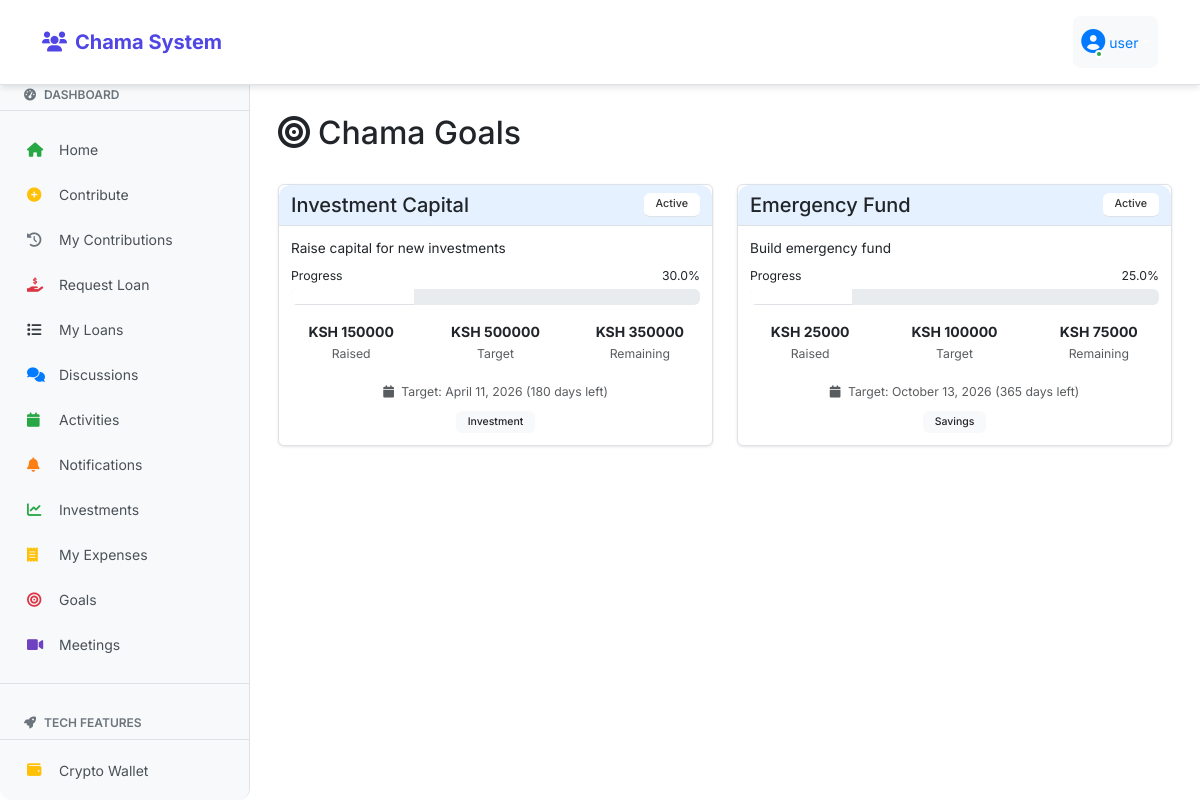
Page /goals (signed in) on the committed database.
### fixed_app.py (models this page shows, shortened)
class User(db.Model, UserMixin):
    id = db.Column(db.Integer, primary_key=True)
    username = db.Column(db.String(80), unique=True, nullable=False)
    password = db.Column(db.String(200), nullable=False)
    is_admin = db.Column(db.Boolean, default=False)
    last_seen = db.Column(db.DateTime, default=datetime.utcnow)
    is_online = db.Column(db.Boolean, default=False)
    members = db.relationship('Member', backref='user', lazy=True)

class Goal(db.Model):
    id = db.Column(db.Integer, primary_key=True)
    title = db.Column(db.String(100), nullable=False)
    description = db.Column(db.Text)
    target_amount = db.Column(db.Float, nullable=False)
    current_amount = db.Column(db.Float, default=0)
    target_date = db.Column(db.DateTime, nullable=False)
    category = db.Column(db.String(50), nullable=False)
    status = db.Column(db.String(20), default='Active')
    created_by = db.Column(db.Integer, db.ForeignKey('user.id'))
    created_date = db.Column(db.DateTime, default=datetime.utcnow)

### fixed_app.py (the view)
@app.route('/goals')
@login_required
def goals():
    goals = Goal.query.order_by(Goal.target_date).all()
    return render_template('goals/list.html', goals=goals)

### fixed_app.py (called while the page is built)
@login_manager.user_loader
def load_user(user_id):
    return db.session.get(User, int(user_id))

@app.context_processor
def inject_counts():
    if current_user.is_authenticated:
        unread_count = Notification.query.filter_by(user_id=current_user.id, is_read=False).count()
        discussion_count = Discussion.query.count()
        return dict(unread_notifications_count=unread_count, discussion_count=discussion_count)
    return dict(unread_notifications_count=0, discussion_count=0)

### templates/goals/list.html (shortened to what this page needs)
{% extends "base.html" %}
{% block content %}
<div class="container-fluid py-4">
    <div class="d-flex justify-content-between align-items-center mb-4">
        <h2><i class="fas fa-bullseye me-2"></i>Chama Goals</h2>
    </div>
    {% if goals %}
    <div class="row">
        {% for goal in goals %}
        <div class="col-md-6 mb-4">
            <div class="card">
                <div class="card-header d-flex justify-content-between align-items-center">
                    <h5 class="mb-0">{{ goal.title }}</h5>
                    <span class="badge bg-{{ 'success' if goal.status == 'Completed' else 'primary' if goal.status == 'Active' else 'secondary' }}">
                        {{ goal.status }}
                    </span>
                </div>
                <div class="card-body">
                    {% if goal.description %}
                    <p class="card-text">{{ goal.description }}</p>
                    {% endif %}
                    {% set progress = (goal.current_amount / goal.target_amount * 100) if goal.target_amount > 0 else 0 %}
                    <div class="mb-3">
                        <div class="d-flex justify-content-between mb-1">
                            <small>Progress</small>
                            <small>{{ "%.1f"|format(progress) }}%</small>
                        </div>
                        <div class="progress">
                            <div class="progress-bar bg-{{ 'success' if progress >= 100 else 'primary' }}"
                                 style="width: {{ progress }}%"></div>
                        </div>
                    </div>
                    <div class="row text-center">
                        <div class="col-4">
                            <strong>KSH {{ "%.0f"|format(goal.current_amount) }}</strong>
                            <br><small class="text-muted">Raised</small>
                        </div>
                        <div class="col-4">
                            <strong>KSH {{ "%.0f"|format(goal.target_amount) }}</strong>
                            <br><small class="text-muted">Target</small>
                        </div>
                        <div class="col-4">
                            <strong>KSH {{ "%.0f"|format(goal.target_amount - goal.current_amount) }}</strong>
                            <br><small class="text-muted">Remaining</small>
                        </div>
                    </div>
                    <div class="mt-3 text-center">
                        {% set days_left = (goal.target_date.date() - goal.created_date.date()).days if goal.target_date and goal.created_date else 0 %}
                        <small class="text-muted">
                            <i class="fas fa-calendar me-1"></i>
                            Target: {{ goal.target_date.strftime('%B %d, %Y') }}
                            {% if days_left > 0 %}
                                ({{ days_left }} days left)
                            {% elif days_left == 0 %}
                                (Due today!)
                            {% else %}
                                ({{ abs(days_left) }} days overdue)
                            {% endif %}
                        </small>
                    </div>
                    <div class="mt-2 text-center">
                        <span class="badge bg-light text-dark">{{ goal.category.title() }}</span>
                    </div>
                </div>
            </div>
        </div>
        {% endfor %}
    </div>
    {% endif %}
</div>
{% endblock %}

### templates/navbar.html (shortened to what this page needs)
<nav class="navbar navbar-expand-lg navbar-dark bg-primary">
    <div class="container">
        <a class="navbar-brand" href="{{ url_for('index') }}">
            <i class="fas fa-users me-2"></i>Chama System
        </a>
        <div class="collapse navbar-collapse" id="navbarNav">
            {% if current_user.is_authenticated %}
            <ul class="navbar-nav me-auto">
                <li class="nav-item">
                    <a class="nav-link {% if request.path == url_for('index') %}active{% endif %}" href="{{ url_for('index') }}">
                        <i class="fas fa-home me-1"></i>Home
                    </a>
                </li>
                <li class="nav-item">
                    <a class="nav-link {% if request.path == url_for('contributions') %}active{% endif %}" href="{{ url_for('contributions') }}">
                        <i class="fas fa-money-bill-wave me-1"></i>Contributions
                    </a>
                </li>
                <li class="nav-item">
                    <a class="nav-link {% if request.path == url_for('discussions') %}active{% endif %}" href="{{ url_for('discussions') }}">
                        <i class="fas fa-comments me-1"></i>Discussions
                    </a>
                </li>
                <li class="nav-item dropdown">
                    <a class="nav-link dropdown-toggle" href="#" id="menuDropdown" role="button" data-bs-toggle="dropdown">
                        <i class="fas fa-bars me-1"></i>Menu
                    </a>
                </li>
            </ul>
            <ul class="navbar-nav">
                <li class="nav-item dropdown">
                    <a class="nav-link dropdown-toggle user-dropdown" href="#" id="navbarDropdown" role="button"
                       data-bs-toggle="dropdown" aria-expanded="false">
                        <div class="user-avatar">
                            <i class="fas fa-user-circle"></i>
                            <span class="online-dot"></span>
                        </div>
                        <span class="ms-1" style="color: #007bff;">{{ current_user.username }}</span>
                    </a>
                </li>
            </ul>
            {% endif %}
        </div>
    </div>
</nav>

### static/modern-ui.css (style rules this page uses)
:root { --primary: #4f46e5; --secondary: #6b7280; --success: #10b981; --warning: #f59e0b; --danger: #ef4444; --info: #3b82f6; --light: #f8fafc; --dark: #1f2937; --border-radius: 12px; --shadow: 0 4px 6px -1px rgba(0, 0, 0, 0.1); --shadow-lg: 0 10px 15px -3px rgba(0, 0, 0, 0.1); }
body { font-family: 'Inter', -apple-system, BlinkMacSystemFont, sans-serif; background: white; min-height: 100vh; }
.card { border: none; border-radius: var(--border-radius); box-shadow: var(--shadow); transition: all 0.3s ease; }
.card-header { background: white; border-bottom: 1px solid #e5e7eb; border-radius: var(--border-radius) var(--border-radius) 0 0 !important; padding: 1.25rem; }
.card-body { padding: 1.5rem; }
.navbar { background: white !important; box-shadow: var(--shadow); padding: 1rem 0; }
.navbar-brand { font-weight: 700; color: var(--primary) !important; }
.badge { border-radius: 6px; font-weight: 500; padding: 0.375rem 0.75rem; }

### templates/base.html (style rules this page uses)
body { background-color: white; font-size: 14px; }
.navbar { position: fixed; top: 0; left: 0; right: 0; z-index: 1030; margin-bottom: 0; background-color: white !important; border-bottom: 1px solid #dee2e6; }
.card-header.bg-primary, .bg-primary { background-color: white !important; color: #333 !important; border-bottom: 1px solid #dee2e6; }
.user-dropdown { background-color: #f8f9fa !important; border-radius: 8px; padding: 0.5rem 1rem; }
body { padding-top: 70px; }
.card { border-radius: 0.375rem !important; border: 1px solid #dee2e6; margin-bottom: 0.75rem; box-shadow: 0 1px 3px rgba(0,0,0,0.1); max-width: 400px; }
.container-fluid .card, .main-content .card:not(.auth-card) { max-width: 100%; }
.card-body { padding: 0.75rem; }
.card-header { padding: 0.5rem 0.75rem; background-color: #f8f9fa; border-bottom: 1px solid #dee2e6; font-weight: 600; font-size: 0.9rem; }
.card-header:nth-child(1) { background-color: rgba(0,123,255,0.1); }
.card-text { font-size: 0.85rem; margin-bottom: 0.5rem; }

### templates/navbar.html (style rules this page uses)
.user-dropdown { display: flex; align-items: center; }
.user-avatar { position: relative; display: inline-block; color: #007bff; font-size: 1.5rem; }
.online-dot { position: absolute; bottom: 2px; right: 2px; width: 8px; height: 8px; background-color: #28a745; border: 2px solid white; border-radius: 50%; animation: pulse-dot 2s infinite; }

### rows in the picture
User: username "user"
Goal: title "Investment Capital", status "Active", description "Raise capital for new investments", progress "30.0", current_amount "150000", target_amount "500000", goal.target_amount-goal.current_amount "350000", target_date "April 11, 2026", days_left "180", category "Investment"
Goal: title "Emergency Fund", status "Active", description "Build emergency fund", progress "25.0", current_amount "25000", target_amount "100000", goal.target_amount-goal.current_amount "75000", target_date "October 13, 2026", days_left "365", category "Savings"
